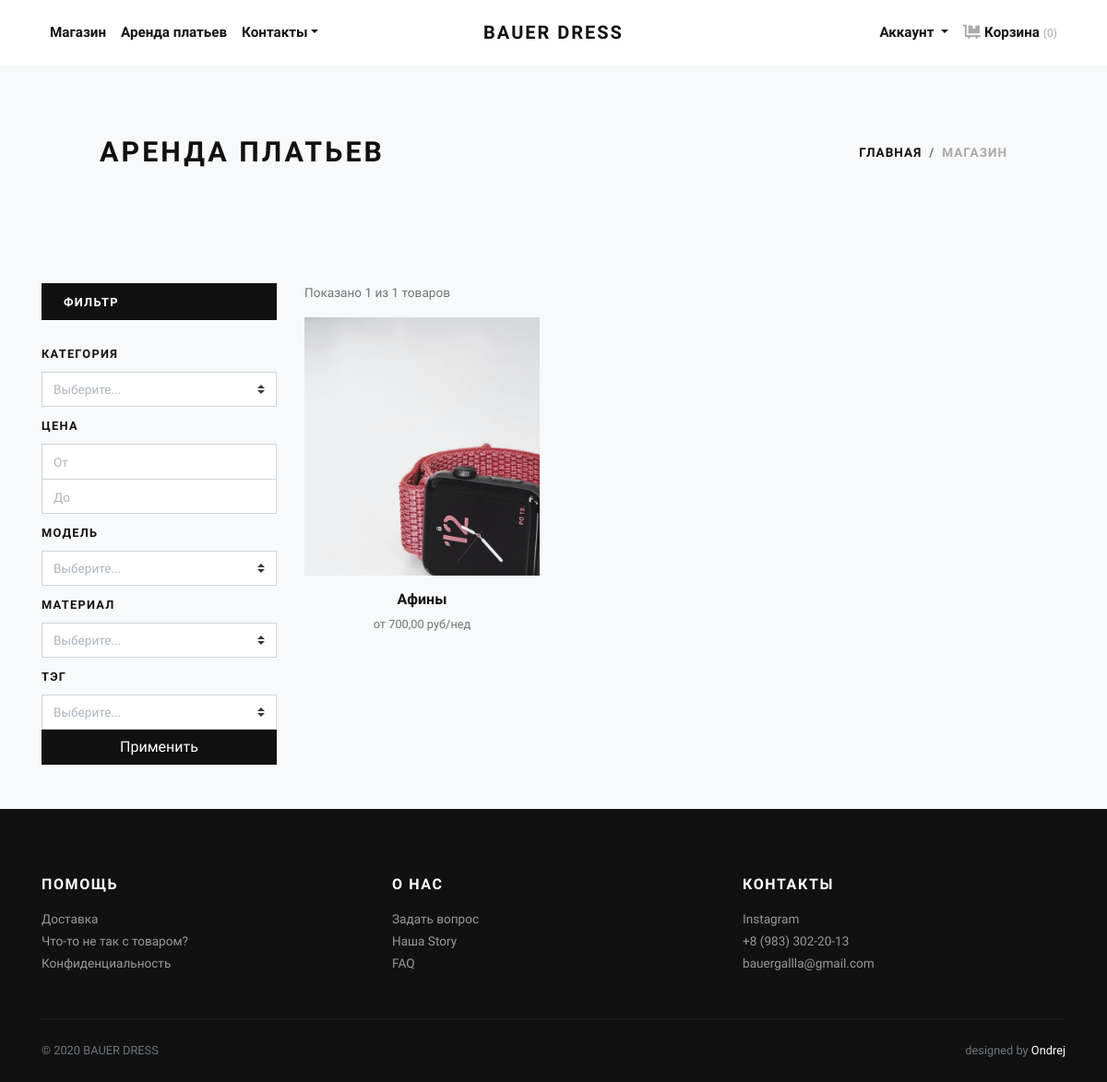
/shop/for-rent/, run on an earlier commit of the app's database.
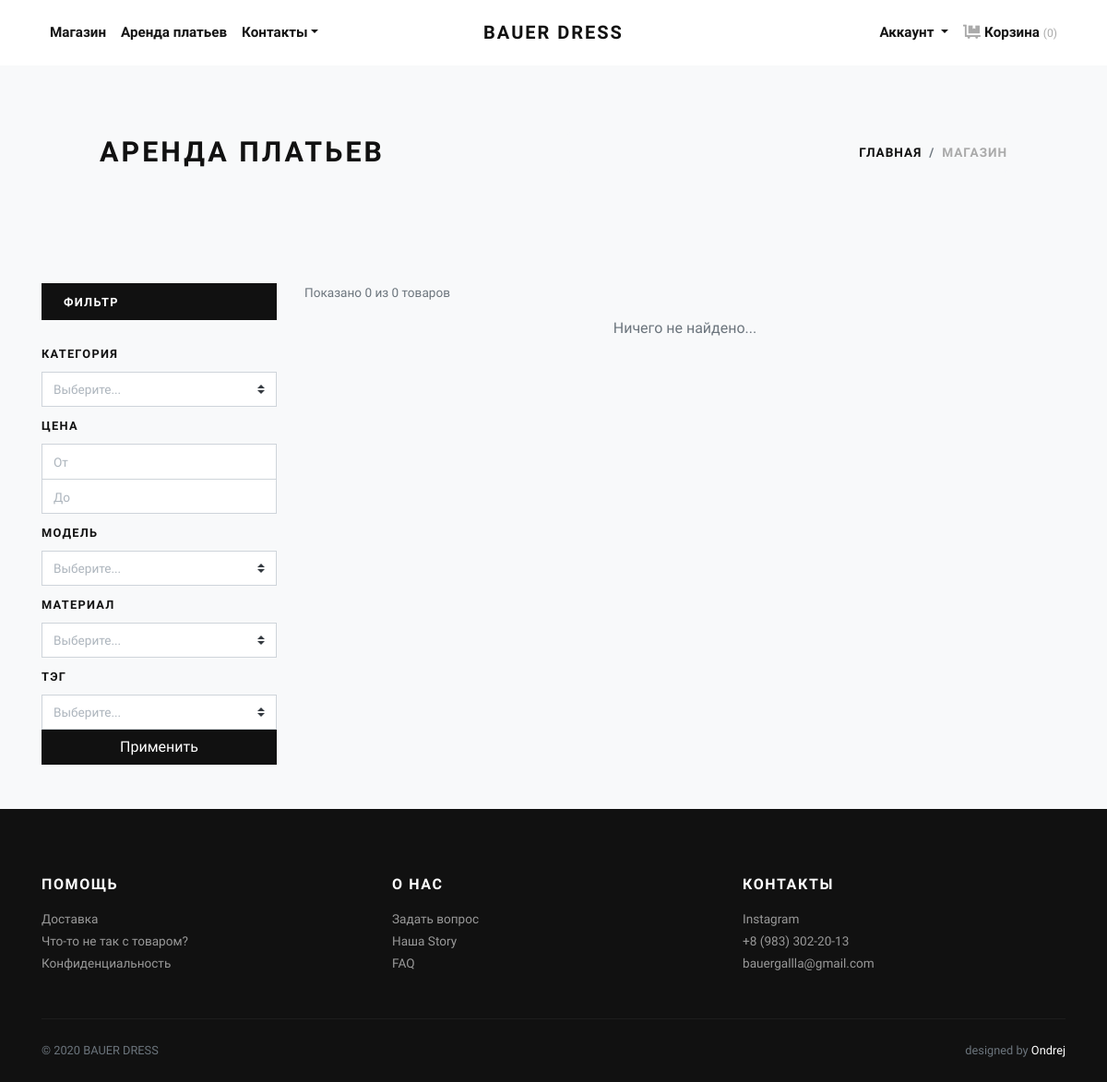
And on a later commit of the database.
### shop/models.py (models this page shows, shortened)
class Product(models.Model):
	category = models.ForeignKey(Category, related_name='products',
		on_delete=models.SET_NULL, null=True, verbose_name=u"Категория")
	name = models.CharField(max_length=200, db_index=True, verbose_name=u"Название")
	slug = models.SlugField(max_length=200, db_index=True, verbose_name=u"Артикул (лат.)",
		help_text='То как этот товар будет отображен в URL.')
	description = models.TextField(default='Full description of product',blank=False, null=True, verbose_name=u"Описание",
		help_text='Добавьте полное описание товара, без характеристик.')
	product_model = models.ForeignKey(Model, on_delete=models.CASCADE, null=True, verbose_name='Модель изделия')
	product_composition = models.CharField(max_length=150, blank=False, null=True, verbose_name='Состав изделия')
	material = models.ForeignKey(Material, on_delete=models.SET_NULL, null=True, verbose_name=u"Материал")
	price_from = models.DecimalField(max_digits=10, decimal_places=2, verbose_name=u"Цена от", blank=False, null=True)
	price_to = models.DecimalField(max_digits=10, decimal_places=2, verbose_name=u"Цена до", blank=False, null=True)
	stock = models.PositiveIntegerField(default=1, verbose_name=u"В наличии (кол-во)")
	can_spend = models.BooleanField(default=False, verbose_name=u"Вычитать со склада")
	created = models.DateTimeField(auto_now_add=True, verbose_name=u"Создан")
	updated = models.DateTimeField(auto_now=True, verbose_name=u"Обновлен")
	tag = models.ForeignKey(Tag, on_delete=models.SET_NULL, null=True, verbose_name='Тэг')
	rent = models.BooleanField("Доступно в аренду (если да, заполни ниже)", default=False)
	pay_method = models.CharField("Если аренда, то какая оплата?", blank=True, null=True, max_length=3, help_text='Если почасовая-ч, по дням-д, неделям-нед.')
	class Meta:
		index_together = (('id','slug'),)
		verbose_name = 'товар'
		verbose_name_plural = 'товары'
	def status_new(self):
		now = timezone.now()
		if now + datetime.timedelta(days=-5) < self.created < now:
			return True
		else:
			return False
	def get_absolute_url(self):
		return reverse('shop:details', args=[self.category.slug, self.id, self.slug])

class Gallery(models.Model):
    image = models.ImageField(upload_to='gallery', verbose_name='Фото')
    alt = models.CharField('Описание картинки', max_length=30, blank=False, null=True)
    product = models.ForeignKey(Product, on_delete=models.CASCADE, related_name='images')
    class Meta:
    	verbose_name = 'фото товара'
    	verbose_name_plural = 'фото товаров'

### shop/views.py (the view)
# urls.py: path('shop/for-rent/', views.for_rent, name='rent'),
def for_rent(request):
	products = Product.objects.filter(stock__gt=0, rent=True).order_by('-updated')
	f = ForRentFilterForm(request.GET, queryset=products)
	paginator = Paginator(f.qs, 12)
	page_number = request.GET.get('page')
	page_obj = paginator.get_page(page_number)
	return render(request, 'shop/product/for_rent_list.html', {
		'page_obj': page_obj,
		'filter': f,
	})

### cart/cart.py (called while the page is built)
	def __len__(self):
		return sum(item['quantity'] for item in self.cart.values())

### cart/context_processors.py (called while the page is built)
def cart(request):
    return {'cart': Cart(request)}

### information/context_processors.py (called while the page is built)
def categories(request):
    return {
       'categories': Category.objects.all(),
    }

### shop/models.py (called while the page is built)
	def __str__(self):
		return self.name

	def __str__(self):
		return self.name

	def __str__(self):
		return self.name

	def __str__(self):
		return self.name

### wishlist/context_processors.py (called while the page is built)
def wishlist(request):
	if request.user.is_authenticated:
		try:
			wishlist = Wishlist.objects.get(user=request.user)
		except ObjectDoesNotExist:
			wishlist = Wishlist.objects.create(user=request.user)
		return {'wishlist': wishlist}
	else:
		return {'wishlist': None}

### shop/templates/shop/product/for_rent_list.html (shortened to what this page needs)
{% extends 'shop/product/list_base.html' %}
{% load static %}
{% load widget_tweaks %}
{% block hero %}
  <div class="col-lg-6">
    <h1 class="h2 text-uppercase mb-0">Аренда платьев</h1>
  </div>
  <div class="col-lg-6 text-lg-right">
    <nav aria-label="breadcrumb">
      <ol class="breadcrumb justify-content-lg-end mb-0 px-0">
        <li class="breadcrumb-item"><a href="{% url 'shop:main' %}">Главная</a></li>
        <li class="breadcrumb-item active" aria-current="page">Магазин</li>
      </ol>
    </nav>
  </div>
{% endblock %}

### shop/templates/shop/product/list_base.html (shortened to what this page needs)
{% extends 'shop/base.html' %}
{% load static %}
{% load widget_tweaks %}
{% block content %}
<div class="container">
    <section class="py-5 bg-light">
      <div class="container">
        <div class="row px-4 px-lg-5 py-lg-4 align-items-center">
          {% block hero %}{% endblock %}
        </div>
      </div>
    </section>
    <section class="py-5">
      <div class="container p-0">
        <div class="row">
          <div class="col-lg-3 order-2 order-lg-1">
            <div class="py-2 px-4 bg-dark text-white mb-3">
              <strong class="small text-uppercase font-weight-bold">Фильтр</strong>
            </div>
            <form method="get">
              <div class="py-2 bg-light">
                <strong class="small text-uppercase font-weight-bold">Категория</strong>
              </div>
              {% render_field filter.form.category class="js-example-placeholder-multiple form-control custom-select" %}
              <div class="py-2 bg-light">
                <strong class="small text-uppercase font-weight-bold">Цена</strong>
              </div>
              {% render_field filter.form.price_to__gt class="form-control" placeholder="От" style="border-bottom: none;" %}
              {% render_field filter.form.price_from__lt class="form-control" placeholder="До" %}
              <div class="py-2 bg-light">
                <strong class="small text-uppercase font-weight-bold">Модель</strong>
              </div>
              {% render_field filter.form.product_model class="js-example-placeholder-multiple form-control custom-select" %}
              <div class="py-2 bg-light">
                <strong class="small text-uppercase font-weight-bold">Материал</strong>
              </div>
              {% render_field filter.form.material class="js-example-placeholder-multiple form-control custom-select" %}
              <div class="py-2 bg-light">
                <strong class="small text-uppercase font-weight-bold">Тэг</strong>
              </div>
              {% render_field filter.form.tag class="js-example-placeholder-multiple form-control custom-select" %}
              <div class="col-sm-12 pl-sm-0 p-0 pt-15">
                <button class="btn btn-dark btn btn-block h-100 d-flex align-items-center justify-content-center px-0" type="submit">Применить</button>
              </div>
            </form>
          </div>
          <div class="col-lg-9 order-1 order-lg-2 mb-5 mb-lg-0">
            <div class="row mb-3 align-items-center">
              <div class="col-lg-6 mb-2 mb-lg-0">
                <p class="text-small text-muted mb-0">Показано {{ page_obj.end_index }} из {{ filter.qs|length }} товаров</p>
              </div>
            </div>
            <div class="row">
              {% for product in filter.qs %}
                <div class="col-lg-4 col-sm-6 mb-30">
                  <div class="product text-center">
                    <div class="mb-3 position-relative">
                      <a class="d-block" href="{{ product.get_absolute_url }}">
                        <img class="img-fluid w-100" src="{% if product.images.first %}{{ product.images.first.image.url }}{% else %}{% static 'shop/img/product-banners/example.jpg' %} {% endif %}" alt="{{ product.images.first.alt }}">
                      </a>
                    </div>
                    <h6> <a class="reset-anchor" href="{{ product.get_absolute_url }}">{{ product.name }}</a></h6>
                    <p class="small text-muted">от {{ product.price_from }}{% if product.rent %} руб/{% if product.pay_method %}{{ product.pay_method }}{% else %}ч{% endif %}{% else %} руб.{% endif %}</p>
                  </div>
                </div>
              {% empty %}
              <div class="col-lg-12 text-center col-sm-12 mb-30 text-muted">
                Ничего не найдено...
              </div>
              {% endfor %}
            </div>
          </div>
        </div>
      </div>
    </section>
</div>
{% endblock %}

What changed in the data, as far as the page shows it:
removed Product: images.first.image (picture), name "Афины", price_from "700,00", pay_method "нед"
Also different on the page:
{{ page_obj.end_index }}: "1" → "0"
{{ filter.qs|length }}: "1" → "0"
text now shown: "Ничего не найдено..."
